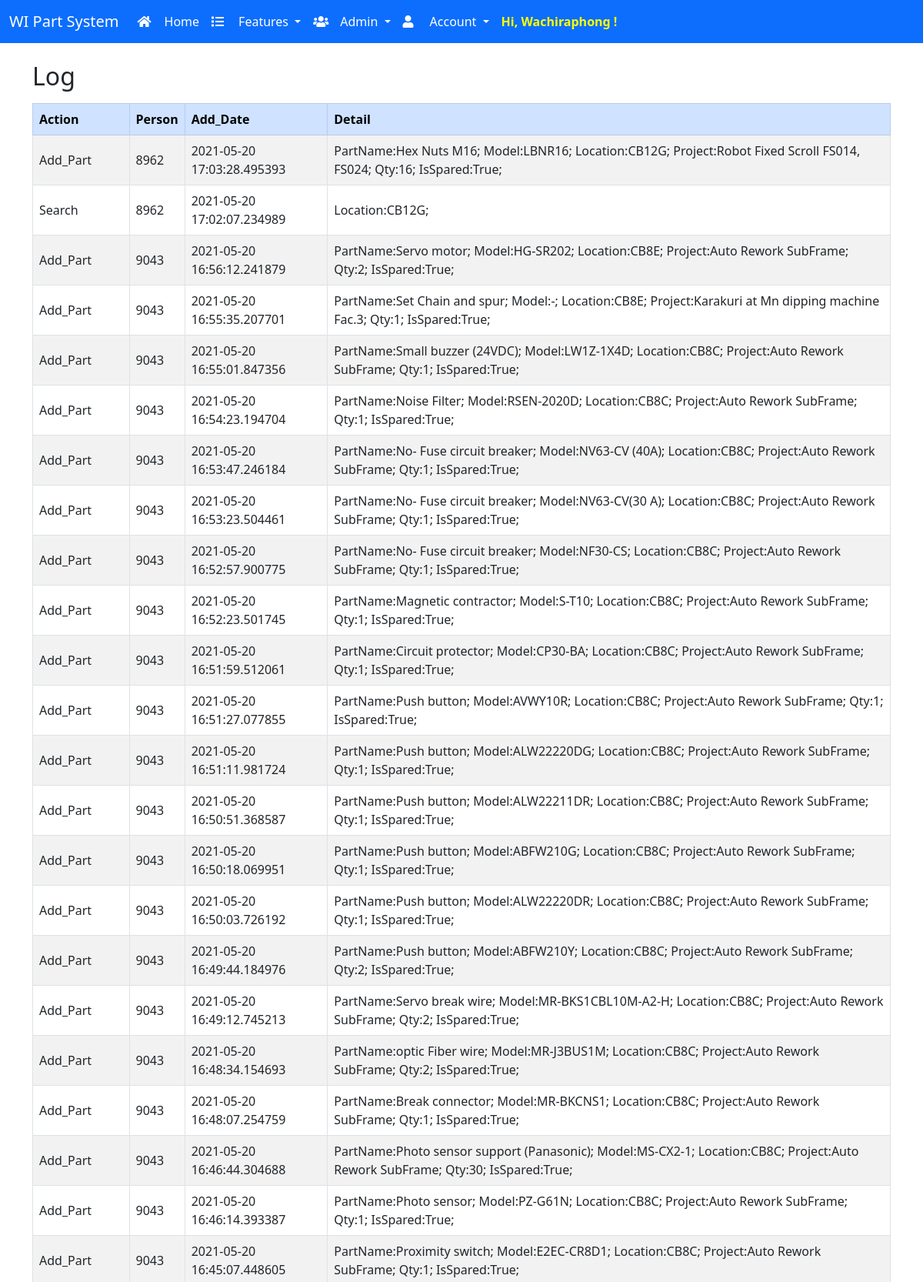
Page /log/ (signed in, upper part) on the committed database.
### app.py (models this page shows, shortened)
class User(UserMixin, db.Model):
    id = db.Column(db.Integer, primary_key=True, autoincrement=True)
    EmpID = db.Column(db.Integer, nullable=False)
    Password = db.Column(db.Text, nullable=False)
    Name = db.Column(db.Text, nullable=False)
    Role = db.Column(db.Integer, nullable=False)
    ResetPass = db.Column(db.Boolean, nullable=True, default=True)
    LastUpdated = db.Column(db.DateTime, default=datetime.today)

class Log(db.Model):
    ID = db.Column(db.Integer, primary_key=True, autoincrement=True)
    Action = db.Column(db.Text, nullable=False)
    Person = db.Column(db.Text, nullable=False)
    Add_Date = db.Column(db.DateTime, default=datetime.today)
    Detail = db.Column(db.Text)

### app.py (the view)
@app.route('/log/')
def show_log():
    return render_template(
        'show-log.html',
        logs = Log.query.order_by(Log.ID.desc()).limit(100)
    )

### app.py (called while the page is built)
@login_manager.user_loader
def load_user(uid):
    return User.query.get(int(uid))

### templates/show-log.html (shortened to what this page needs)
{% extends 'base-newer.html' %}
{% block content %}
<div class="container" style="align-items: center;">
    <h2 class="mb-3">Log</h2>
    <div class="table-responsive-sm">
        <table id="example" class="table table-striped table-bordered align-middle" style="width:100%">
            <thead class="thead-light">
                <tr class="table-primary">
                    <th>Action</th>
                    <th>Person</th>
                    <th>Add_Date</th>
                    <th>Detail</th>
                </tr>
            </thead>
            <tbody>
                {% for log in logs %}
                <tr>
                    <td>{{log.Action}}</td>
                    <td>{{log.Person}}</td>
                    <td>{{log.Add_Date}}</td>
                    <td>{{log.Detail}}</td>
                </tr>
                {% endfor %}
            </tbody>
        </table>
    </div>
</div>
{% endblock content %}

### templates/base-newer.html (shortened to what this page needs)
<!doctype html>
<html lang="en">
<head>
    <link rel="stylesheet" href="{{url_for('static', filename='css/style.css')}}" type="text/css">
    <link rel="stylesheet" href="{{url_for('static', filename='css/bootstrap.css')}}">
    <link rel="stylesheet" href="{{url_for('static', filename='css/all.css')}}">
</head>
<body>
    {% if noNav %}
    {% else %}
    <nav class="navbar navbar-expand-lg navbar-dark bg-primary">
        <div class="container-fluid">
            <a class="navbar-brand" style="font-weight: 500;" href="{{url_for('home')}}">WI Part System</a>
            <div class="collapse navbar-collapse" id="navbarSupportedContent">
                <div class="navbar-nav">
                    <a class="nav-link active" aria-current="page" href="{{url_for('home')}}">
                        <i class="fas fa-home icon-menu-nav"></i>Home
                    </a>
                    <li class="nav-item dropdown">
                        <a class="nav-link dropdown-toggle active" href="#" id="nav-dd-features" role="button"
                            data-bs-toggle="dropdown" aria-expanded="false">
                            <i class="fas fa-list icon-menu-nav"></i>Features
                        </a>
                    </li>
                    {% if current_user.Role == 99 %}
                    <li class="nav-item dropdown">
                        <a href="" class="nav-link dropdown-toggle active" id="nav-dd-admin" role="button"
                            data-bs-toggle="dropdown" aria-expanded="false">
                            <i class="fas fa-users icon-menu-nav"></i>Admin
                        </a>
                    </li>
                    {% endif %}
                    <li class="nav-item dropdown">
                        <a class="nav-link dropdown-toggle active" href="#" id="nav-dd-account" role="button"
                            data-bs-toggle="dropdown" aria-expanded="false">
                            <i class="fas fa-user icon-menu-nav icon-menu-nav"></i>Account
                        </a>
                    </li>
                    <li class="nav-item">
                        <span class="nav-link" href="#" style="color: yellow; font-weight: bold;">
                            {% if current_user.is_authenticated %}
                            Hi, {{current_user.Name}} !
                            {% else %}
                            Not Authenticated
                            {% endif %}
                        </span>
                    </li>
                </div>
            </div>
        </div>
    </nav>
    {% endif %}
    <div class="container" style="text-align: center;">
        <br>
    </div>
    {% block content %}
    {% endblock content %}
</body>
</html>

### static/css/style.css (style rules this page uses)
body { padding-bottom: 50px; }
.icon-menu-nav { width: 35px; }

### static/css/all.css (style rules this page uses)
.fa, .fas, .far, .fal, .fad, .fab { -moz-osx-font-smoothing: grayscale; -webkit-font-smoothing: antialiased; display: inline-block; font-style: normal; font-variant: normal; text-rendering: auto; line-height: 1; }
.fa-home:before { content: "\f015"; }
.fa-list:before { content: "\f03a"; }
.fa-user:before { content: "\f007"; }
.fa-users:before { content: "\f0c0"; }

### rows in the picture
User: Name "Wachiraphong"
Log: Action "Add_Part", Person "8962", Add_Date "2021-05-20 17:03:28.495393", Detail "PartName:Hex Nuts M16; Model:LBNR16; Location:CB12G; Project:Robot Fixed Scroll FS014, FS024; Qty:16; IsSpared:True;"
Log: Action "Search", Person "8962", Add_Date "2021-05-20 17:02:07.234989", Detail "Location:CB12G;"
Log: Action "Add_Part", Person "9043", Add_Date "2021-05-20 16:56:12.241879", Detail "PartName:Servo motor; Model:HG-SR202; Location:CB8E; Project:Auto Rework SubFrame; Qty:2; IsSpared:True;"
Log: Action "Add_Part", Person "9043", Add_Date "2021-05-20 16:55:35.207701", Detail "PartName:Set Chain and spur; Model:-; Location:CB8E; Project:Karakuri at Mn dipping machine Fac.3; Qty:1; IsSpared:True;"
Log: Action "Add_Part", Person "9043", Add_Date "2021-05-20 16:55:01.847356", Detail "PartName:Small buzzer (24VDC); Model:LW1Z-1X4D; Location:CB8C; Project:Auto Rework SubFrame; Qty:1; IsSpared:True;"
Log: Action "Add_Part", Person "9043", Add_Date "2021-05-20 16:54:23.194704", Detail "PartName:Noise Filter; Model:RSEN-2020D; Location:CB8C; Project:Auto Rework SubFrame; Qty:1; IsSpared:True;"
Log: Action "Add_Part", Person "9043", Add_Date "2021-05-20 16:53:47.246184", Detail "PartName:No- Fuse circuit breaker; Model:NV63-CV (40A); Location:CB8C; Project:Auto Rework SubFrame; Qty:1; IsSpared:True;"
Log: Action "Add_Part", Person "9043", Add_Date "2021-05-20 16:53:23.504461", Detail "PartName:No- Fuse circuit breaker; Model:NV63-CV(30 A); Location:CB8C; Project:Auto Rework SubFrame; Qty:1; IsSpared:True;"
Log: Action "Add_Part", Person "9043", Add_Date "2021-05-20 16:52:57.900775", Detail "PartName:No- Fuse circuit breaker; Model:NF30-CS; Location:CB8C; Project:Auto Rework SubFrame; Qty:1; IsSpared:True;"
Log: Action "Add_Part", Person "9043", Add_Date "2021-05-20 16:52:23.501745", Detail "PartName:Magnetic contractor; Model:S-T10; Location:CB8C; Project:Auto Rework SubFrame; Qty:1; IsSpared:True;"
Log: Action "Add_Part", Person "9043", Add_Date "2021-05-20 16:51:59.512061", Detail "PartName:Circuit protector; Model:CP30-BA; Location:CB8C; Project:Auto Rework SubFrame; Qty:1; IsSpared:True;"
Log: Action "Add_Part", Person "9043", Add_Date "2021-05-20 16:51:27.077855", Detail "PartName:Push button; Model:AVWY10R; Location:CB8C; Project:Auto Rework SubFrame; Qty:1; IsSpared:True;"
Log: Action "Add_Part", Person "9043", Add_Date "2021-05-20 16:51:11.981724", Detail "PartName:Push button; Model:ALW22220DG; Location:CB8C; Project:Auto Rework SubFrame; Qty:1; IsSpared:True;"
Log: Action "Add_Part", Person "9043", Add_Date "2021-05-20 16:50:51.368587", Detail "PartName:Push button; Model:ALW22211DR; Location:CB8C; Project:Auto Rework SubFrame; Qty:1; IsSpared:True;"
Log: Action "Add_Part", Person "9043", Add_Date "2021-05-20 16:50:18.069951", Detail "PartName:Push button; Model:ABFW210G; Location:CB8C; Project:Auto Rework SubFrame; Qty:1; IsSpared:True;"
Log: Action "Add_Part", Person "9043", Add_Date "2021-05-20 16:50:03.726192", Detail "PartName:Push button; Model:ALW22220DR; Location:CB8C; Project:Auto Rework SubFrame; Qty:1; IsSpared:True;"
Log: Action "Add_Part", Person "9043", Add_Date "2021-05-20 16:49:44.184976", Detail "PartName:Push button; Model:ABFW210Y; Location:CB8C; Project:Auto Rework SubFrame; Qty:2; IsSpared:True;"
Log: Action "Add_Part", Person "9043", Add_Date "2021-05-20 16:49:12.745213", Detail "PartName:Servo break wire; Model:MR-BKS1CBL10M-A2-H; Location:CB8C; Project:Auto Rework SubFrame; Qty:2; IsSpared:True;"
Log: Action "Add_Part", Person "9043", Add_Date "2021-05-20 16:48:34.154693", Detail "PartName:optic Fiber wire; Model:MR-J3BUS1M; Location:CB8C; Project:Auto Rework SubFrame; Qty:2; IsSpared:True;"
Log: Action "Add_Part", Person "9043", Add_Date "2021-05-20 16:48:07.254759", Detail "PartName:Break connector; Model:MR-BKCNS1; Location:CB8C; Project:Auto Rework SubFrame; Qty:1; IsSpared:True;"
Log: Action "Add_Part", Person "9043", Add_Date "2021-05-20 16:46:44.304688", Detail "PartName:Photo sensor support (Panasonic); Model:MS-CX2-1; Location:CB8C; Project:Auto Rework SubFrame; Qty:30; IsSpared:True;"
Log: Action "Add_Part", Person "9043", Add_Date "2021-05-20 16:46:14.393387", Detail "PartName:Photo sensor; Model:PZ-G61N; Location:CB8C; Project:Auto Rework SubFrame; Qty:1; IsSpared:True;"
Log: Action "Add_Part", Person "9043", Add_Date "2021-05-20 16:45:07.448605", Detail "PartName:Proximity switch; Model:E2EC-CR8D1; Location:CB8C; Project:Auto Rework SubFrame; Qty:1; IsSpared:True;"
